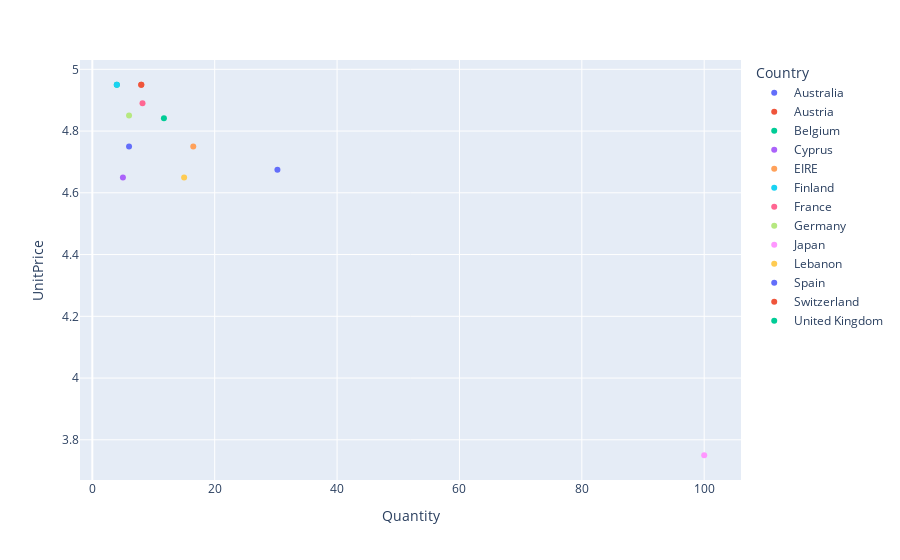

The notebook cell this image was saved under:
### Code cell
px.scatter(data3, x="Quantity", y="UnitPrice", color="Country")

### Figure 1 — Plotly figure (JSON) as saved in the notebook; plotly's stock layout.template omitted (floating-point values rounded to 4 significant figures)
{"data": [{"hoverlabel": {"namelength": 0}, "hovertemplate": "Country=Australia<br>Quantity=%{x}<br>UnitPrice=%{y}", "legendgroup": "Australia", "marker": {"color": "#636efa", "symbol": "circle"}, "mode": "markers", "name": "Australia", "showlegend": true, "type": "scatter", "x": [30.25], "xaxis": "x", "y": [4.675], "yaxis": "y"}, {"hoverlabel": {"namelength": 0}, "hovertemplate": "Country=Austria<br>Quantity=%{x}<br>UnitPrice=%{y}", "legendgroup": "Austria", "marker": {"color": "#EF553B", "symbol": "circle"}, "mode": "markers", "name": "Austria", "showlegend": true, "type": "scatter", "x": [8], "xaxis": "x", "y": [4.95], "yaxis": "y"}, {"hoverlabel": {"namelength": 0}, "hovertemplate": "Country=Belgium<br>Quantity=%{x}<br>UnitPrice=%{y}", "legendgroup": "Belgium", "marker": {"color": "#00cc96", "symbol": "circle"}, "mode": "markers", "name": "Belgium", "showlegend": true, "type": "scatter", "x": [4], "xaxis": "x", "y": [4.95], "yaxis": "y"}, {"hoverlabel": {"namelength": 0}, "hovertemplate": "Country=Cyprus<br>Quantity=%{x}<br>UnitPrice=%{y}", "legendgroup": "Cyprus", "marker": {"color": "#ab63fa", "symbol": "circle"}, "mode": "markers", "name": "Cyprus", "showlegend": true, "type": "scatter", "x": [5], "xaxis": "x", "y": [4.65], "yaxis": "y"}, {"hoverlabel": {"namelength": 0}, "hovertemplate": "Country=EIRE<br>Quantity=%{x}<br>UnitPrice=%{y}", "legendgroup": "EIRE", "marker": {"color": "#FFA15A", "symbol": "circle"}, "mode": "markers", "name": "EIRE", "showlegend": true, "type": "scatter", "x": [16.5], "xaxis": "x", "y": [4.75], "yaxis": "y"}, {"hoverlabel": {"namelength": 0}, "hovertemplate": "Country=Finland<br>Quantity=%{x}<br>UnitPrice=%{y}", "legendgroup": "Finland", "marker": {"color": "#19d3f3", "symbol": "circle"}, "mode": "markers", "name": "Finland", "showlegend": true, "type": "scatter", "x": [4], "xaxis": "x", "y": [4.95], "yaxis": "y"}, {"hoverlabel": {"namelength": 0}, "hovertemplate": "Country=France<br>Quantity=%{x}<br>UnitPrice=%{y}", "legendgroup": "France", "marker": {"color": "#FF6692", "symbol": "circle"}, "mode": "markers", "name": "France", "showlegend": true, "type": "scatter", "x": [8.2], "xaxis": "x", "y": [4.89], "yaxis": "y"}, {"hoverlabel": {"namelength": 0}, "hovertemplate": "Country=Germany<br>Quantity=%{x}<br>UnitPrice=%{y}", "legendgroup": "Germany", "marker": {"color": "#B6E880", "symbol": "circle"}, "mode": "markers", "name": "Germany", "showlegend": true, "type": "scatter", "x": [6], "xaxis": "x", "y": [4.85], "yaxis": "y"}, {"hoverlabel": {"namelength": 0}, "hovertemplate": "Country=Japan<br>Quantity=%{x}<br>UnitPrice=%{y}", "legendgroup": "Japan", "marker": {"color": "#FF97FF", "symbol": "circle"}, "mode": "markers", "name": "Japan", "showlegend": true, "type": "scatter", "x": [100], "xaxis": "x", "y": [3.75], "yaxis": "y"}, {"hoverlabel": {"namelength": 0}, "hovertemplate": "Country=Lebanon<br>Quantity=%{x}<br>UnitPrice=%{y}", "legendgroup": "Lebanon", "marker": {"color": "#FECB52", "symbol": "circle"}, "mode": "markers", "name": "Lebanon", "showlegend": true, "type": "scatter", "x": [15], "xaxis": "x", "y": [4.65], "yaxis": "y"}, {"hoverlabel": {"namelength": 0}, "hovertemplate": "Country=Spain<br>Quantity=%{x}<br>UnitPrice=%{y}", "legendgroup": "Spain", "marker": {"color": "#636efa", "symbol": "circle"}, "mode": "markers", "name": "Spain", "showlegend": true, "type": "scatter", "x": [6], "xaxis": "x", "y": [4.75], "yaxis": "y"}, {"hoverlabel": {"namelength": 0}, "hovertemplate": "Country=Switzerland<br>Quantity=%{x}<br>UnitPrice=%{y}", "legendgroup": "Switzerland", "marker": {"color": "#EF553B", "symbol": "circle"}, "mode": "markers", "name": "Switzerland", "showlegend": true, "type": "scatter", "x": [8], "xaxis": "x", "y": [4.95], "yaxis": "y"}, {"hoverlabel": {"namelength": 0}, "hovertemplate": "Country=United Kingdom<br>Quantity=%{x}<br>UnitPrice=%{y}", "legendgroup": "United Kingdom", "marker": {"color": "#00cc96", "symbol": "circle"}, "mode": "markers", "name": "United Kingdom", "showlegend": true, "type": "scatter", "x": [11.7], "xaxis": "x", "y": [4.841], "yaxis": "y"}], "layout": {"legend": {"title": {"text": "Country"}, "tracegroupgap": 0}, "margin": {"t": 60}, "xaxis": {"anchor": "y", "domain": [0, 1], "title": {"text": "Quantity"}}, "yaxis": {"anchor": "x", "domain": [0, 1], "title": {"text": "UnitPrice"}}}}
